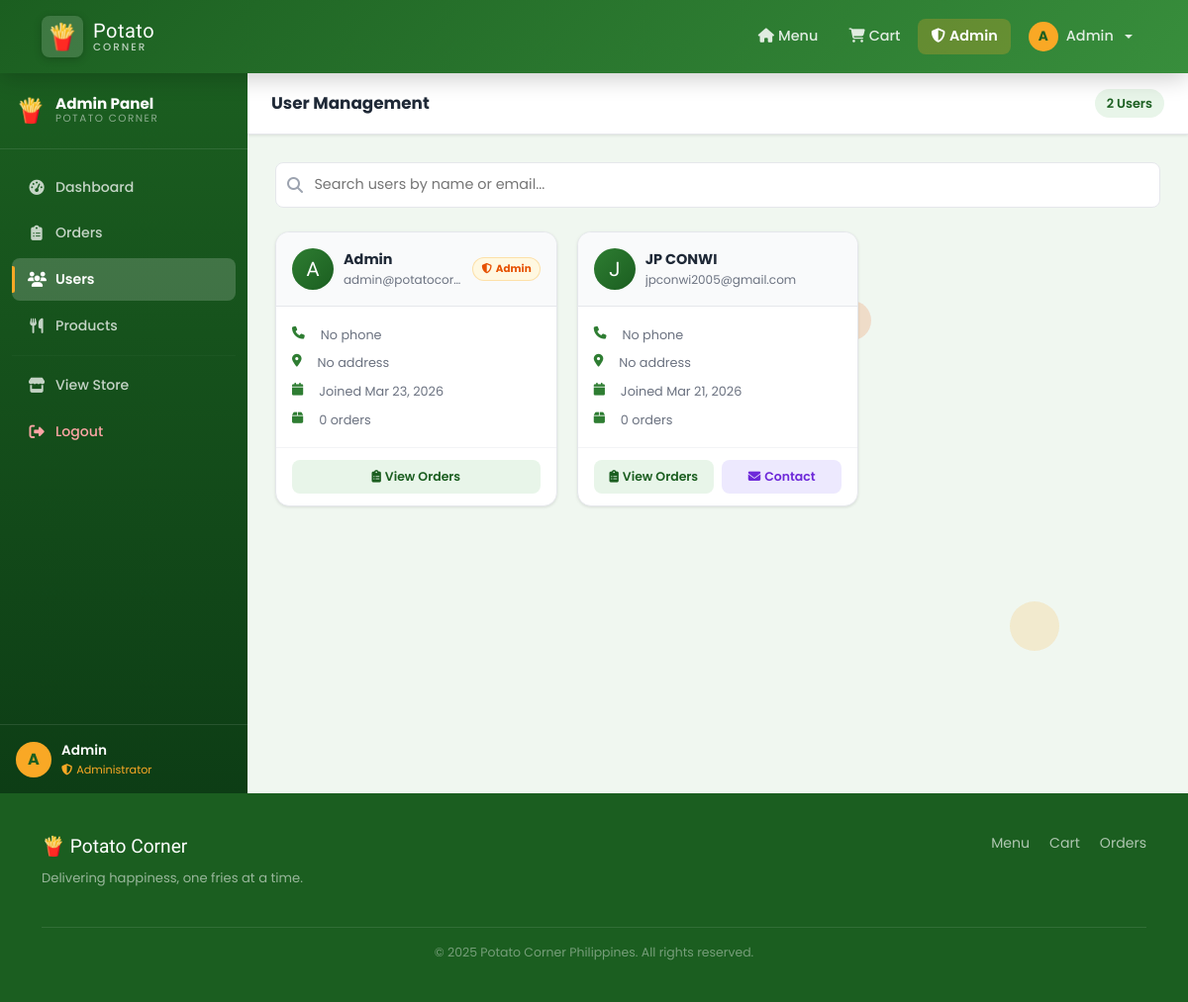
The app's page /admin/users (signed in) with its own data.
### models.py (models this page shows, shortened)
class User(UserMixin, db.Model):
    __tablename__ = 'users'
    id            = db.Column(db.Integer, primary_key=True)
    username      = db.Column(db.String(80), unique=True, nullable=False)
    email         = db.Column(db.String(120), unique=True, nullable=False)
    password_hash = db.Column(db.String(200), nullable=False)
    full_name     = db.Column(db.String(100), nullable=False)
    phone         = db.Column(db.String(20))
    street        = db.Column(db.String(200))
    barangay      = db.Column(db.String(100))
    city          = db.Column(db.String(100))
    province      = db.Column(db.String(100))
    zipcode       = db.Column(db.String(10))
    address       = db.Column(db.Text)          # legacy / combined
    google_id     = db.Column(db.String(100), unique=True, nullable=True)
    profile_complete = db.Column(db.Boolean, default=False)  # False for new Google users
    is_admin      = db.Column(db.Boolean, default=False)
    created_at    = db.Column(db.DateTime, default=datetime.utcnow)
    orders        = db.relationship('Order', backref='user', lazy=True)
    def get_full_address(self):
        parts = [self.street, self.barangay, self.city, self.province, self.zipcode]
        return ', '.join(p for p in parts if p) or self.address or ''

### views.py (the view)
    @app.route('/admin/users')
    @admin_required
    def admin_users():
        all_users = User.query.order_by(User.created_at.desc()).all()
        return render_template('admin/users.html', users=all_users)

### auth_decorator.py (called while the page is built)
def admin_required(f):
    @wraps(f)
    def decorated(*args, **kwargs):
        if not current_user.is_authenticated:
            flash('Please log in to access this page.', 'warning')
            return redirect(url_for('login'))
        if not current_user.is_admin:
            flash('Admin access required.', 'danger')
            return redirect(url_for('index'))
        return f(*args, **kwargs)
    return decorated

### templates/admin/users.html (shortened to what this page needs)
{% extends "base.html" %}
{% block content %}
<div class="admin-layout">
  <aside class="admin-sidebar" id="adminSidebar">
    <div class="admin-sidebar-header">
      <div class="admin-logo">🍟</div>
      <div class="admin-brand">
        <span class="admin-brand-name">Admin Panel</span>
        <span class="admin-brand-sub">Potato Corner</span>
      </div>
    </div>
    <nav class="admin-nav">
      <a href="{{ url_for('admin_dashboard') }}" class="admin-nav-item"><i class="fas fa-tachometer-alt"></i><span>Dashboard</span></a>
      <a href="{{ url_for('admin_orders') }}" class="admin-nav-item"><i class="fas fa-clipboard-list"></i><span>Orders</span></a>
      <a href="{{ url_for('admin_users') }}" class="admin-nav-item active"><i class="fas fa-users"></i><span>Users</span></a>
      <a href="{{ url_for('admin_products') }}" class="admin-nav-item"><i class="fas fa-utensils"></i><span>Products</span></a>
      <hr class="admin-nav-divider">
      <a href="{{ url_for('index') }}" class="admin-nav-item"><i class="fas fa-store"></i><span>View Store</span></a>
      <a href="{{ url_for('logout') }}" class="admin-nav-item danger"><i class="fas fa-sign-out-alt"></i><span>Logout</span></a>
    </nav>
    <div class="admin-sidebar-footer">
      <div class="admin-user-info">
        <div class="admin-user-avatar">{{ current_user.full_name[0].upper() }}</div>
        <div>
          <div class="admin-user-name">{{ current_user.full_name }}</div>
          <div class="admin-user-role"><i class="fas fa-shield-alt me-1"></i>Administrator</div>
        </div>
      </div>
    </div>
  </aside>
  <div class="admin-main">
    <div class="admin-topbar">
      <div class="admin-topbar-title">User Management</div>
      <div class="admin-topbar-actions">
        <span class="orders-count-badge">{{ users|length }} Users</span>
      </div>
    </div>
    <div class="admin-content">
      <div class="admin-search-bar">
        <i class="fas fa-search"></i>
        <input type="text" id="userSearch" placeholder="Search users by name or email..." class="admin-search-input" oninput="filterUsers()">
      </div>
      <div class="users-grid" id="usersGrid">
        {% for user in users %}
        <div class="user-card" id="user-card-{{ user.id }}" data-name="{{ user.full_name.lower() }}" data-email="{{ user.email.lower() }}">
          <div class="user-card-header">
            <div class="user-card-avatar">{{ user.full_name[0].upper() }}</div>
            <div class="user-card-info">
              <div class="user-card-name">{{ user.full_name }}</div>
              <div class="user-card-email">{{ user.email }}</div>
            </div>
            {% if user.is_admin %}
            <div class="user-admin-badge"><i class="fas fa-shield-alt me-1"></i>Admin</div>
            {% endif %}
          </div>
          <div class="user-card-body">
            <div class="user-detail-row">
              <i class="fas fa-phone me-2"></i>
              <span>{{ user.phone or 'No phone' }}</span>
            </div>
            <div class="user-detail-row">
              <i class="fas fa-map-marker-alt me-2"></i>
              <span>{{ user.get_full_address()[:50] if user.get_full_address() else 'No address' }}{% if user.get_full_address()|length > 50 %}...{% endif %}</span>
            </div>
            <div class="user-detail-row">
              <i class="fas fa-calendar me-2"></i>
              <span>Joined {{ user.created_at.strftime('%b %d, %Y') }}</span>
            </div>
            <div class="user-detail-row">
              <i class="fas fa-box me-2"></i>
              <span>{{ user.orders|length }} order{{ 's' if user.orders|length != 1 }}</span>
            </div>
          </div>
          <div class="user-card-footer">
            <button class="btn-user-orders" onclick="viewUserOrders({{ user.id }}, '{{ user.full_name }}')">
              <i class="fas fa-clipboard-list me-1"></i>View Orders
            </button>
            {% if not user.is_admin %}
            <button class="btn-user-contact" onclick="showContact('{{ user.email }}', '{{ user.phone or '' }}')">
              <i class="fas fa-envelope me-1"></i>Contact
            </button>
            {% endif %}
          </div>
        </div>
        {% endfor %}
      </div>
    </div>
  </div>
</div>
{% endblock %}

### templates/base.html (shortened to what this page needs)
<!DOCTYPE html>
<html lang="en">
<head>
  <link href="https://cdn.jsdelivr.net/npm/bootstrap@5.3.0/dist/css/bootstrap.min.css" rel="stylesheet">
  <link href="https://cdnjs.cloudflare.com/ajax/libs/font-awesome/6.4.0/css/all.min.css" rel="stylesheet">
  <link href="{{ url_for('static', filename='css/style.css') }}" rel="stylesheet">
</head>
<body>
<div class="bg-particles" aria-hidden="true">
  {% for i in range(12) %}
  <div class="particle particle-{{ i % 4 }}"></div>
  {% endfor %}
</div>
<nav class="navbar navbar-expand-lg">
  <div class="container">
    <a class="navbar-brand" href="{{ url_for('index') }}">
      <div class="brand-icon">🍟</div>
      <div class="brand-text">
        <span class="brand-main">Potato</span>
        <span class="brand-sub">Corner</span>
      </div>
    </a>
    <div class="collapse navbar-collapse" id="navbarNav">
      <ul class="navbar-nav ms-auto align-items-lg-center gap-1">
        <li class="nav-item">
          <a class="nav-link {% if request.endpoint == 'index' %}active{% endif %}" href="{{ url_for('index') }}">
            <i class="fas fa-home me-1"></i>Menu
          </a>
        </li>
        <li class="nav-item">
          <a class="nav-link {% if request.endpoint == 'cart' %}active{% endif %}" href="{{ url_for('cart') }}">
            <i class="fas fa-shopping-cart me-1"></i>Cart
          </a>
        </li>
        {% if current_user.is_authenticated %}
          {% if current_user.is_admin %}
          <li class="nav-item">
            <a class="nav-link admin-link {% if request.endpoint and 'admin' in request.endpoint %}active{% endif %}" href="{{ url_for('admin_dashboard') }}">
              <i class="fas fa-shield-alt me-1"></i>Admin
            </a>
          </li>
          {% endif %}
          <li class="nav-item dropdown">
            <a class="nav-link dropdown-toggle user-nav" href="#" data-bs-toggle="dropdown">
              <div class="user-avatar">{{ current_user.full_name[0].upper() }}</div>
              <span class="d-none d-lg-inline">{{ current_user.full_name.split()[0] }}</span>
            </a>
          </li>
        {% endif %}
      </ul>
    </div>
  </div>
</nav>
<main>
  {% block content %}{% endblock %}
</main>
<footer class="site-footer">
  <div class="container">
    <div class="footer-content">
      <div class="footer-brand">
        <span class="footer-logo">🍟 Potato Corner</span>
        <p>Delivering happiness, one fries at a time.</p>
      </div>
      <div class="footer-links">
        <a href="{{ url_for('index') }}">Menu</a>
        <a href="{{ url_for('cart') }}">Cart</a>
        {% if current_user.is_authenticated %}
          <a href="{{ url_for('orders') }}">Orders</a>
        {% endif %}
      </div>
    </div>
    <div class="footer-bottom">
      <p>&copy; 2025 Potato Corner Philippines. All rights reserved.</p>
    </div>
  </div>
</footer>
</body>
</html>

### records on screen
User: full_name "A", full_name "Admin", email "admin@potatocor…", is_admin True (drawn), phone "No phone", street+barangay+city "No address", created_at "Mar 23, 2026", orders|length "0", orders "s"
User: full_name "J", full_name "JP CONWI", email "jpconwi2005@gmail.com", phone "No phone", street+barangay+city "No address", created_at "Mar 21, 2026", orders|length "0", orders "s"

### other values on screen
{{ users|length }} "2"
